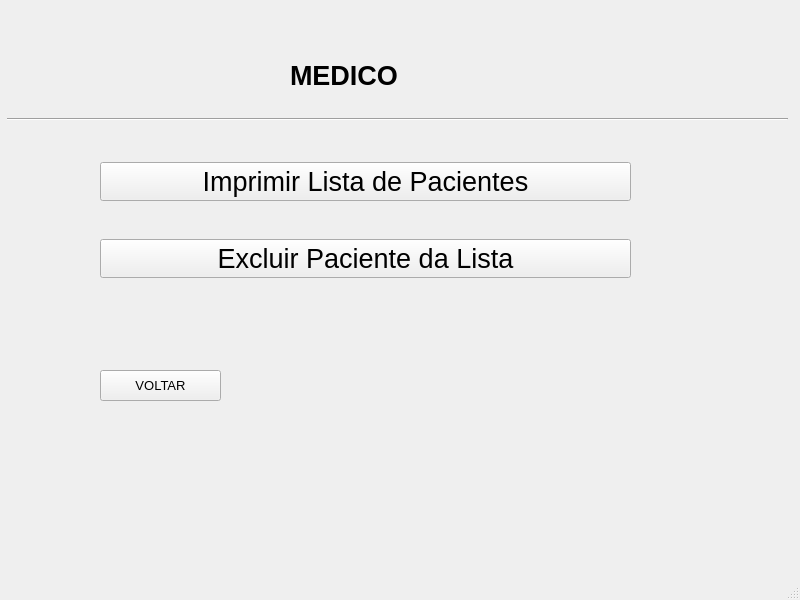
<?xml version="1.0" encoding="UTF-8"?>
<ui version="4.0">
 <class>MainWindow</class>
 <widget class="QMainWindow" name="MainWindow">
  <property name="geometry">
   <rect>
    <x>0</x>
    <y>0</y>
    <width>800</width>
    <height>600</height>
   </rect>
  </property>
  <property name="font">
   <font>
    <pointsize>10</pointsize>
   </font>
  </property>
  <property name="windowTitle">
   <string>MainWindow</string>
  </property>
  <property name="animated">
   <bool>true</bool>
  </property>
  <widget class="QWidget" name="centralwidget">
   <widget class="QLabel" name="label">
    <property name="geometry">
     <rect>
      <x>290</x>
      <y>50</y>
      <width>151</width>
      <height>51</height>
     </rect>
    </property>
    <property name="font">
     <font>
      <pointsize>20</pointsize>
      <weight>75</weight>
      <bold>true</bold>
     </font>
    </property>
    <property name="frameShape">
     <enum>QFrame::NoFrame</enum>
    </property>
    <property name="text">
     <string>MEDICO</string>
    </property>
    <property name="textFormat">
     <enum>Qt::AutoText</enum>
    </property>
    <property name="alignment">
     <set>Qt::AlignLeading|Qt::AlignLeft|Qt::AlignVCenter</set>
    </property>
   </widget>
   <widget class="QWidget" name="layoutWidget">
    <property name="geometry">
     <rect>
      <x>100</x>
      <y>130</y>
      <width>531</width>
      <height>181</height>
     </rect>
    </property>
    <layout class="QVBoxLayout" name="verticalLayout">
     <item>
      <widget class="QPushButton" name="pushButton">
       <property name="maximumSize">
        <size>
         <width>16777215</width>
         <height>16777215</height>
        </size>
       </property>
       <property name="font">
        <font>
         <pointsize>20</pointsize>
        </font>
       </property>
       <property name="styleSheet">
        <string notr="true">pushButton{
	background-color: blue;
}</string>
       </property>
       <property name="text">
        <string>Imprimir Lista de Pacientes</string>
       </property>
       <property name="iconSize">
        <size>
         <width>30</width>
         <height>30</height>
        </size>
       </property>
       <property name="autoDefault">
        <bool>true</bool>
       </property>
       <property name="default">
        <bool>false</bool>
       </property>
      </widget>
     </item>
     <item>
      <widget class="QPushButton" name="pushButton_2">
       <property name="font">
        <font>
         <pointsize>20</pointsize>
        </font>
       </property>
       <property name="styleSheet">
        <string notr="true">pushButton{
	background-color: blue;
}</string>
       </property>
       <property name="text">
        <string>Excluir Paciente da Lista</string>
       </property>
       <property name="autoDefault">
        <bool>true</bool>
       </property>
       <property name="default">
        <bool>false</bool>
       </property>
      </widget>
     </item>
    </layout>
   </widget>
   <widget class="QPushButton" name="pushButton_3">
    <property name="geometry">
     <rect>
      <x>100</x>
      <y>370</y>
      <width>121</width>
      <height>31</height>
     </rect>
    </property>
    <property name="text">
     <string>VOLTAR</string>
    </property>
   </widget>
   <widget class="Line" name="line">
    <property name="geometry">
     <rect>
      <x>7</x>
      <y>99</y>
      <width>781</width>
      <height>41</height>
     </rect>
    </property>
    <property name="orientation">
     <enum>Qt::Horizontal</enum>
    </property>
   </widget>
  </widget>
  <widget class="QMenuBar" name="menubar">
   <property name="geometry">
    <rect>
     <x>0</x>
     <y>0</y>
     <width>800</width>
     <height>26</height>
    </rect>
   </property>
  </widget>
  <widget class="QStatusBar" name="statusbar"/>
 </widget>
 <resources/>
 <connections/>
</ui>
